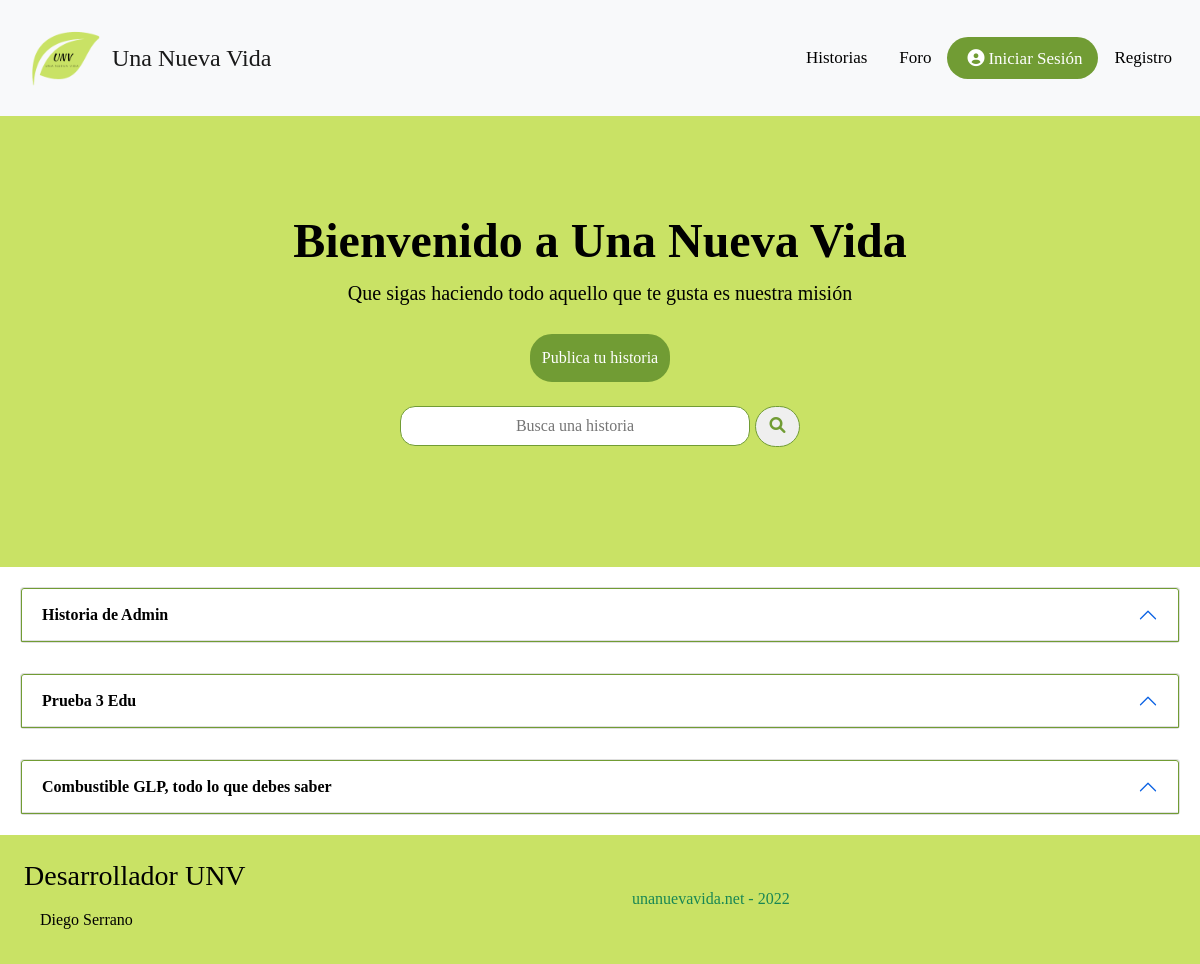
The page /web/index.php?ctl=listarHistorias on the database as committed earlier.
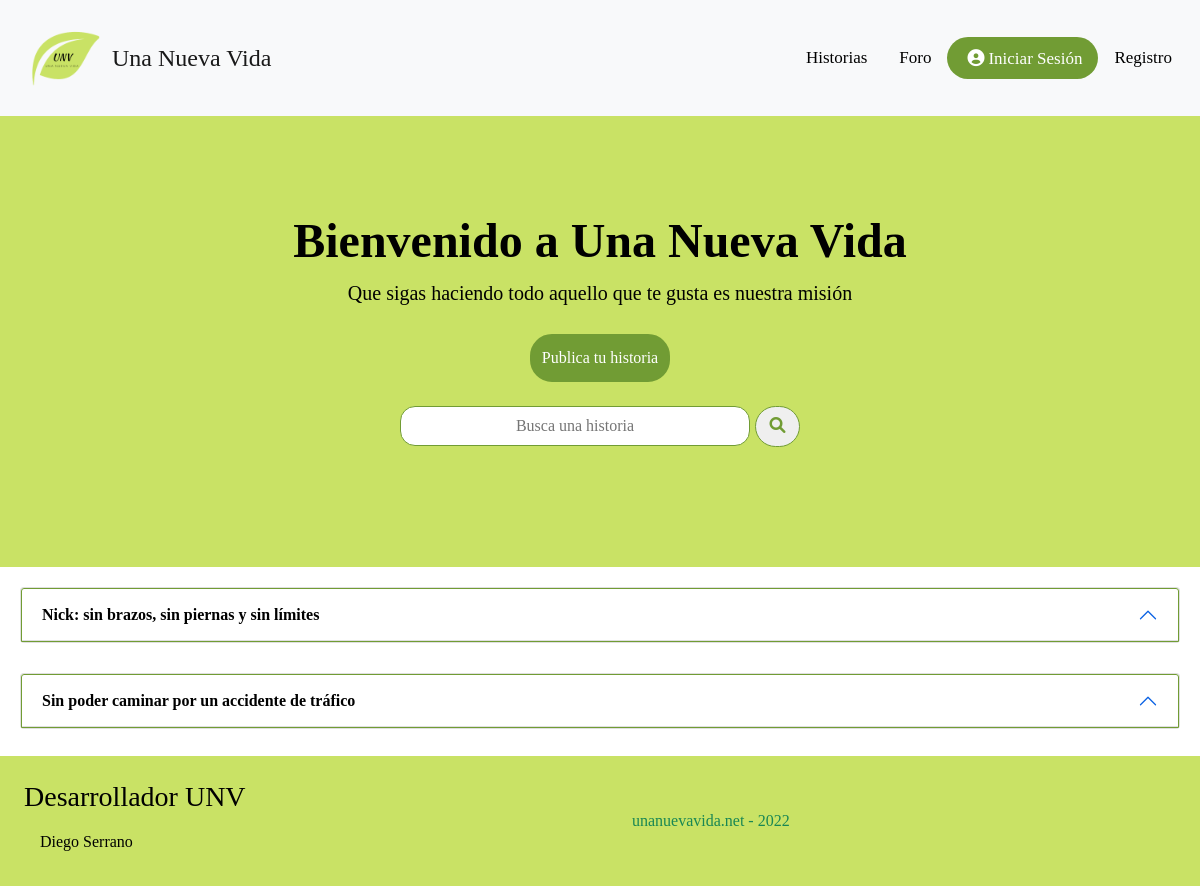
The same page on the database as committed later.
### tables this page shows
CREATE TABLE `historias` (
  `id_historia` int(11) NOT NULL,
  `id_usuario` int(11) NOT NULL,
  `titulo` varchar(100) NOT NULL,
  `descripcion` text NOT NULL,
  `fecha_creacion` timestamp NOT NULL DEFAULT current_timestamp(),
  `idioma` varchar(20) NOT NULL
);

### app/controladores/cHistorias.php (called while the page is built, shortened)
<?php
class cHistorias {
    public function listarHistorias() {
        try {
            $ConjuntoHistorias = new Historia();
            $historias = $ConjuntoHistorias->listarHistorias();
        } catch (Exception $e) {
            error_log($e->getMessage() . microtime() . PHP_EOL, 3, "logExceptio.txt");
            header('Location: index.php?ctl=error');
        } catch (Error $e) {
            error_log($e->getMessage() . microtime() . PHP_EOL, 3, "logError.txt");
            header('Location: index.php?ctl=error');
        }
        require __DIR__ . './../vistas/vListaHistorias.php';
    }
}
?>

### app/modelos/Model.php (called while the page is built, shortened)
<?php
class Model extends PDO {
    public function __construct()
    {
            $this->conexion = new PDO('mysql:host=' . Config::$mvc_bd_hostname . ';dbname=' . Config::$mvc_bd_nombre . '', Config::$mvc_bd_usuario, Config::$mvc_bd_clave);
    }
}
?>

### app/modelos/classHistoria.php (called while the page is built, shortened)
<?php
class Historia extends Model {
    public function listarHistorias() {
        $consulta = "SELECT id_historia, titulo, a.descripcion, a.fecha_creacion, nombre, apellidos, idioma FROM `historias` a
        LEFT JOIN usuarios u on u.id_usuario=a.id_usuario";
        $result = $this->conexion->query($consulta);
        return $result->fetchAll();
    }
}
?>

### app/vistas/vListaHistorias.php (the view, shortened to what this page needs)
<div class="jumbotrons jumbotron p-5 text-black" style="width:100%; background-color:#c9e265;">
         <div class="container-fluid py-5">
            <div class="container">
               <h1 class="display-5 fw-bold text-center">Bienvenido a Una Nueva Vida</h1>
               <p class="col-md-12 fs-5 text-center">Que sigas haciendo todo aquello que te gusta es nuestra misión</p>
			   <div class="d-flex justify-content-center">
			   <a href="index.php?ctl=crearHistoria" class="botonPublicar">Publica tu historia</a>
			   </div>
               <form method="POST" action="index.php?ctl=buscar" class="form-buscador d-flex justify-content-center p-4">
                    <input type="text" id="buscador" name="buscador" placeholder="Busca una historia" required>
                    <button type="submit" class="boton-buscador" name="buscar" value="Search"><i class="fa fa-search"></i></button>
               </form>
            </div>
         </div>
      </div>
<div class="row" style="--bs-gutter-x: 0; margin:5px;">
<?php foreach ($historias as $historia) :?>
<div class="accordion" id="accordionExample" style="padding: 15px;">
  <div class="accordion-item">
    <h2 class="accordion-header" id="heading<?php echo $historia['id_historia'];?>">
      <button class="accordion-button historias" type="button" data-bs-toggle="collapse" data-bs-target="#collapse<?php echo $historia['id_historia'];?>" aria-expanded="true" aria-controls="collapse<?php echo $historia['id_historia'];?>">
        <?php echo $historia['titulo']; ?>
      </button>
    </h2>
  </div>
</div>
		<?php endforeach; ?>
</div>
<?php include __DIR__ . '/layout.php' ?>

Rows that differ between the two databases and show on the page:
removed historias: titulo "Historia de Admin"
removed historias: titulo "Prueba 3 Edu"
removed historias: titulo "Combustible GLP, todo lo que debes saber"
added historias: titulo "Nick: sin brazos, sin piernas y sin límites"
added historias: titulo "Sin poder caminar por un accidente de tráfico"
